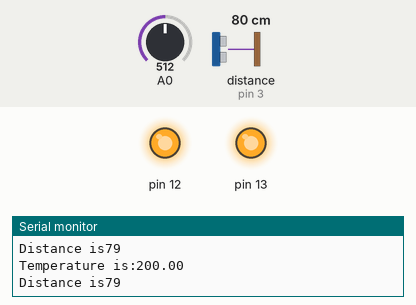
Bench run of a sketch on a simulated Arduino Uno, built with avr-gcc and run on an emulated ATmega328P. Parts: output pins drawn as LEDs (lit = HIGH), the last lines printed to the serial monitor. Wiring (inferred from the names in the program): ultrasonic range finder: trigger pin 2; echo pin 3. Inputs (shaded band) come from the test bench; at power-on: A0 = 512, distance to the obstacle (sensor on pin 3) 80 cm. The echo pulse lasts 58.3 µs per cm; pins used as bus, display or sensor lines are not drawn.

Above: at 1.2 s.
1.3 s: A0 set to 322
4.3 s: A0 set to 300
At 5.5 s:
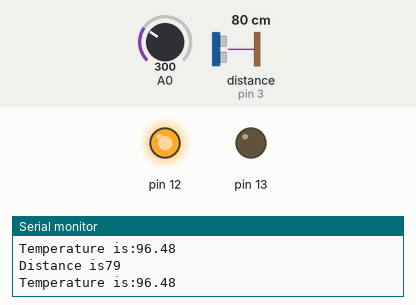
5.8 s: distance to the obstacle (sensor on pin 3) set to 96 cm
8.8 s: distance to the obstacle (sensor on pin 3) set to 104 cm
At 9.5 s:
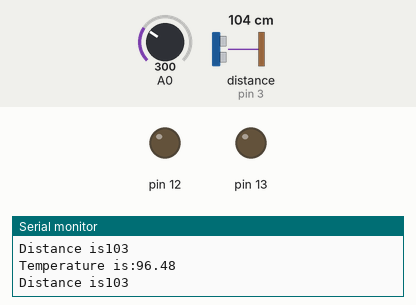
10.3 s: A0 set to 511
At 11.5 s:
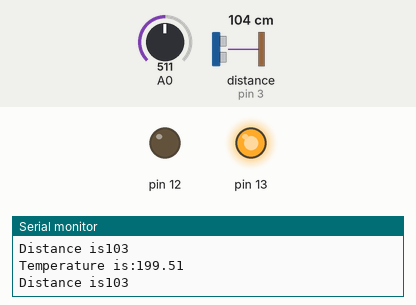
11.8 s: A0 set to 0
At 12.8 s:
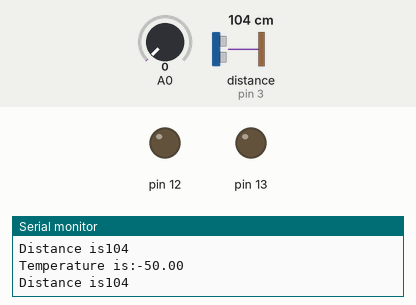
Timing chart, 0 to 14.3 s (numbered marks = the images above; inputs shaded):
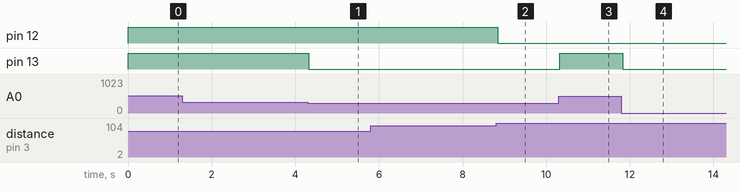

The sketch:

ibm_assignment1.ino
```cpp
int t=2;
int e=3;
void setup()
{
  pinMode(t,OUTPUT);
  pinMode(12,OUTPUT);
  pinMode(13,OUTPUT);
  pinMode(e,INPUT);
  Serial.begin(9600);
}
void loop()
{
  digitalWrite(t,0);
  digitalWrite(t,1);
  delayMicroseconds(10);
  digitalWrite(t,0);
  float dur = pulseIn(e,HIGH);
  int dis = (dur*0.0343)/2;
  Serial.print("Distance is");
  Serial.println(dis);
  if(dis<100)
    digitalWrite(12,1);
  else
    digitalWrite(12,0);
  analogWrite(1,map(dis,2,320,255,0));
  double a=analogRead(A0);
  double t = (((a/1024)*5)-0.5)*100;
  Serial.print("Temperature is:");
  Serial.println(t);
  if(t>100)
    digitalWrite(13,1);
  else
    digitalWrite(13,0);
}
```

Measured:
- the behaviour switches between 308 and 307 on A0 (found by bisection; images 0 and 1)
- the behaviour switches between 100 and 101 cm on distance to the obstacle (sensor on pin 3) (found by bisection; images 1 and 2)
- after the input at 4.3 s, pin 13: HIGH → LOW at once
- after the input at 8.8 s, pin 12: HIGH → LOW at once
- after the input at 10.3 s, pin 13: LOW → HIGH at once
- after the input at 11.8 s, pin 13: HIGH → LOW at once
